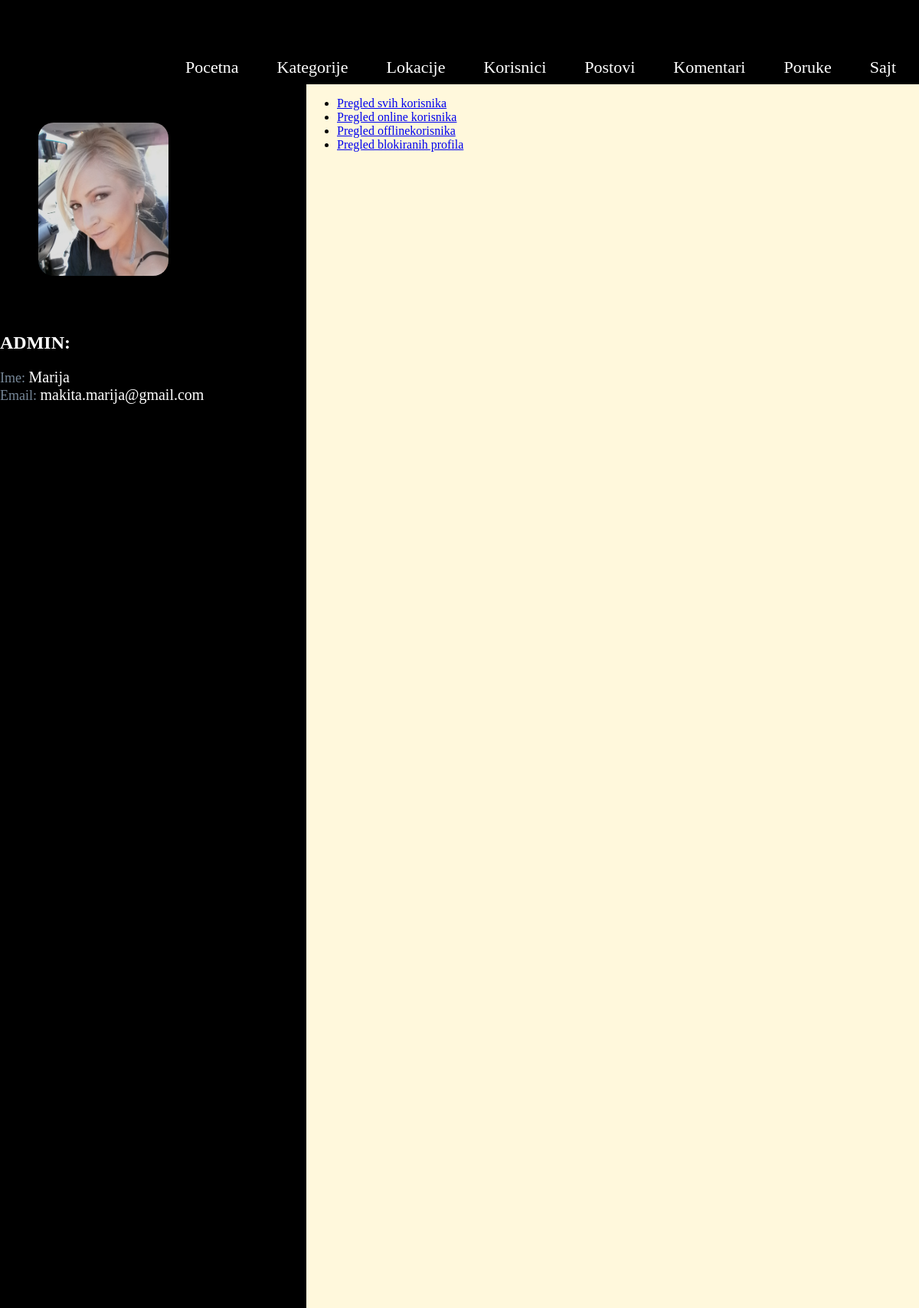
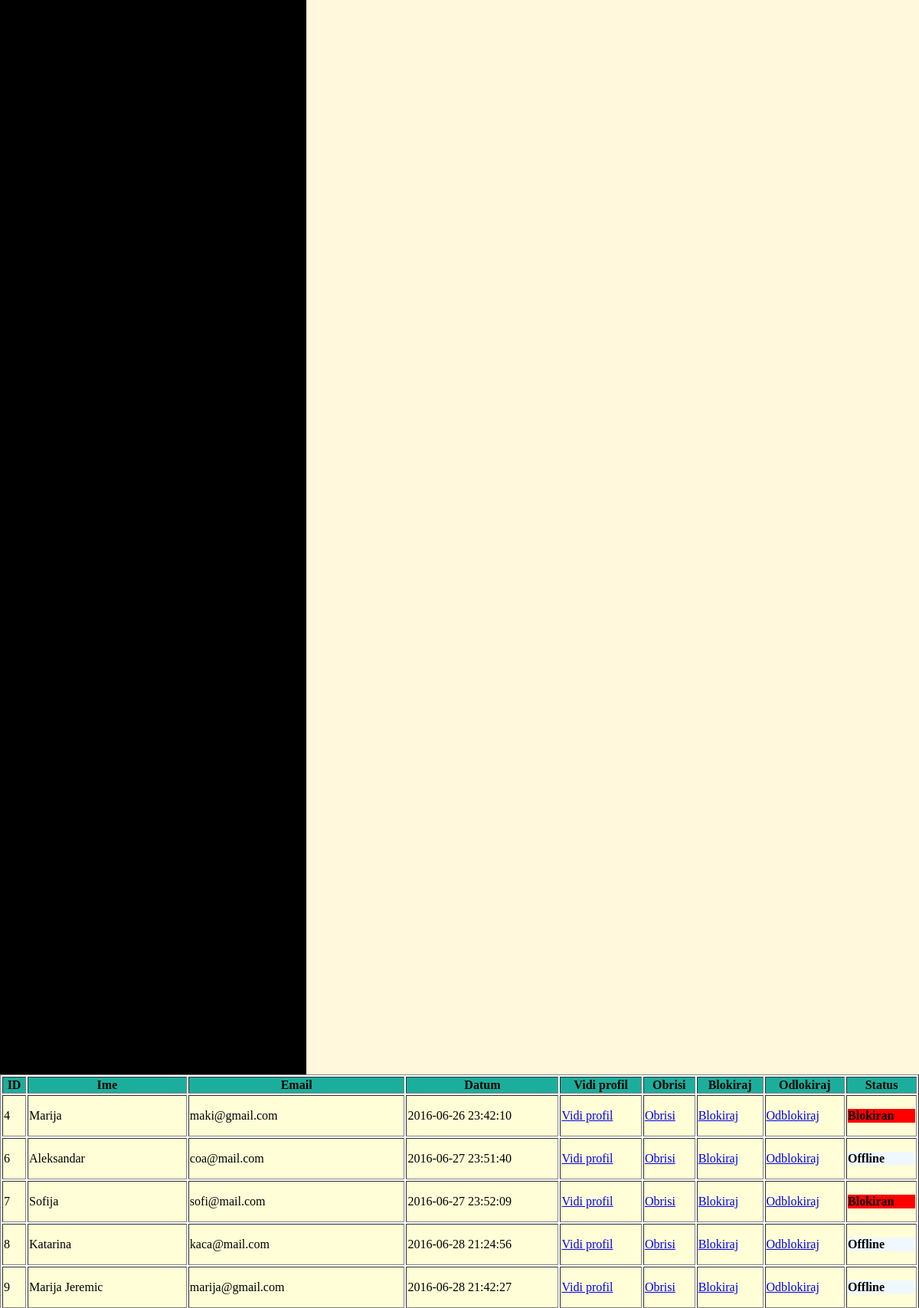
/admin/home.php?page=offlineusers (signed in, upper part), run on the app's committed database (2 pictures, top to bottom).
### tables this page shows
CREATE TABLE `user` (
  `id` int(11) NOT NULL,
  `name` varchar(255) NOT NULL,
  `email` varchar(255) NOT NULL,
  `password` varchar(255) NOT NULL,
  `date` timestamp NOT NULL DEFAULT CURRENT_TIMESTAMP,
  `admin` tinyint(4) NOT NULL DEFAULT '0',
  `status` tinyint(4) NOT NULL DEFAULT '0',
  `is_logged` tinyint(4) NOT NULL DEFAULT '0',
  `superadmin` tinyint(4) NOT NULL DEFAULT '0',
  `is_deleted` tinyint(4) NOT NULL DEFAULT '0',
  `is_blocked` tinyint(4) NOT NULL DEFAULT '0',
  `image` varchar(255) NOT NULL
);

### models/Connect.php (called while the page is built, shortened)
<?php
class Connect{
    private static $_instance = null;
    public static function getInstance(){
        if(is_null(self::$_instance)){
            self::$_instance = new PDO("mysql:host=127.0.0.1;dbname=openserbia", "root", "");
        }
        return self::$_instance;
    }
}

### models/Model.php (called while the page is built, shortened)
<?php
abstract class Model
{
    public function __construct()
    {
        $this->db = Connect::getInstance();
    }
}

### models/User.php (called while the page is built, shortened)
<?php
class User extends Model
{
    public function getUserById($id){
        $query = $this->db->prepare('SELECT * FROM user WHERE id=?;');
        if( $query && $query->execute([$id]) ) {
            $result = $query->fetch(PDO::FETCH_ASSOC);
            return $result;
        }
        return null;
    }
}

### admin/controllers/offlineusers.php (called while the page is built)
<?php
$users= new Admin();
$user=$users->getOfflineUsers();
include __DIR__ . '../../views/offlineusers.php';

### admin/models/Admin.php (called while the page is built, shortened)
<?php
class Admin extends Model
{
    public function getOfflineUsers()
    {
        $query = $this->db->prepare('SELECT * FROM user WHERE is_logged=0');
        if($query && $query->execute()){
            return $query->fetchAll(PDO::FETCH_ASSOC);
        }
        return null;
    }
}

### admin/views/offlineusers.php (the view)
<div class="admin_subnav">
    <ul>
        <li><a href="home.php?page=users">Pregled svih korisnika</a> </li>
        <li><a href="home.php?page=onlineusers">Pregled online korisnika</a> </li>
        <li><a href="home.php?page=offlineusers">Pregled offlinekorisnika</a> </li>
        <li><a href="home.php?page=blockedusers">Pregled blokiranih profila</a> </li>
    </ul>
</div>
<table border="1">
    <thead>
    <tr>
        <th>ID</th>
        <th>Ime</th>
        <th>Email</th>
        <th>Datum</th>
        <th>Vidi profil</th>
        <th>Obrisi</th>
        <th>Blokiraj</th>
        <th>Odlokiraj</th>
        <th>Status</th>
    </tr>
    </thead>
    <tbody>
    <?php foreach($user as $r){ ?>
        <tr>
            <td><?php echo $r['id'] ?></td>
            <td><?php echo $r['name'] ?></td>
            <td><?php echo $r['email'] ?></td>
            <td><?php echo $r['date'] ?></td>
            <td><a href="?page=profile&user_id=<?php echo $r['id']?>">Vidi profil</a></td>
            <td><a href="?page=delete&action=delete_user&user_id=<?php echo $r['id']?>" " >Obrisi</a></td>
            <td><a class='block ' href="?page=delete&action=block_user&user_id=<?php echo $r['id']?>" data-user-id="<?php echo $r['id']?> ">Blokiraj</a></td>
            <td><a  class='unblock' href="?page=delete&action=unblock_user&user_id=<?php echo $r['id']?>">Odblokiraj</a></td>
            <td>
                <?php
                if($r['is_blocked'] == 1){
                    echo "<p class='blocked'>Blokiran</p>";
                }elseif($r['is_logged'] == 1){
                    echo "<p class='online'>Online</p>";
                }elseif($r['is_logged'] == 0){
                    echo "<p class='offline'>Offline</p>";
                }
                ?>
            </td>
        </tr>
    <?php } ?>
    </tbody>
</table>

### admin/home.php (shortened to what this page needs)
<!DOCTYPE html>
<html>
<head>
    <link rel="stylesheet" type="text/css" href="../style.css">
</head>
<body>
<div id="wrapper">
<?php
    if($_SESSION['admin'] == 1) {
        $users = new User();
        $a = $users->getUserById($_SESSION['id']);
        ?>
        <div id="admin_header">
            <div class="nav" id="admin_nav">
                <ul>
                    <li><a href="home.php?page=home">Pocetna</a></li>
                    <li><a href="home.php?page=categories">Kategorije</a></li>
                    <li><a href="home.php?page=locations">Lokacije</a></li>
                    <li><a href="home.php?page=users">Korisnici</a></li>
                    <li><a href="home.php?page=posts">Postovi</a></li>
                    <li><a href="home.php?page=comments">Komentari</a></li>
                    <li><a href="home.php?page=inbox">Poruke</a></li>
                    <li><a href="../index.php">Sajt</a></li>
                </ul>
            </div>
        </div>
        <div class="content_admin">
            <div class="sidebar">
                <div class="nav">
                    <?php
                    echo "<img class='prof' src='../images/" . $a['image'] . "'><br>";
                    echo "<h2 class='admin'>ADMIN:</h2>";
                    echo "<span class='font'>Ime: </span><span class='admin_text'>" . $a['name'] . "</span><br>";
                    echo "<span class='font'>Email: </span><span class='admin_text'>" . $a['email'] . "</span><br>";
                    ?>
                </div>
            </div>
            <div class="main">
                <?php require_once __DIR__ . '/controllers/' . $_GET['page'] . '.php'; ?>
            </div>
        </div>
        <?php
    }else{
        echo "<p class='err_admin'>Ne mozete pristupiti stranici  ukoliko niste admin.</p>";
    }
?>
</div>
</body>
</html>

### style.css (style rules this page uses)
body { margin:0; padding: 0; font-family: Tahoma; }
table { width: 1200px; }
thead { background-color: rgb(28, 174, 156); }
td { height: 40px; background-color: rgb(255, 254, 214); }
#wrapper { clear: both; margin: 0 auto; }
.nav { float: left; }
.nav ul { margin: 0; padding-top: 200px; list-style: none; }
.nav ul li { float: left; position: relative; background-color: rgba(0, 0, 0, 0.7); border-radius: 15px 15px 0 0 ; margin-right: 10px; }
.nav ul li a { display: block; text-decoration: none; padding: 15px 20px; height: 18px; font-size: 22px; }
.nav ul li a:link, .nav ul li a:visited { color: #fff; }
#admin_header { height: 100px; color: black; }
#admin_nav { height: 100px; }
#admin_nav ul { padding-top: 60px; }
img.prof { margin: 50px; width:170px; height:200px; border-radius: 20px; }
.font { font-size: 18px; color: lightslategray; }
.content_admin { width: 100%; height: auto; }
.sidebar { width: 400px; float: left; background-color: black; height: 3000px; }
.main { background-color: cornsilk; height: 3000px; }
#admin_nav { background-color: black; float: right; }
#admin_header { background-color: black; height: 110px; }
.admin_text { color: white; font-size: 20px; }
h2.admin { color:white; }
.admin_subnav { overflow: hidden; }
.offline { color: black; font-weight: bold; background-color: aliceblue; }
.blocked { color: black; font-weight: bold; background-color: red; }

### data on the page
user: image (picture), name "Marija", email "makita.marija@gmail.com"
user: id "4", name "Marija", email "maki@gmail.com", date "2016-06-26 23:42:10", is_blocked "Blokiran"
user: id "6", name "Aleksandar", email "coa@mail.com", date "2016-06-27 23:51:40", is_blocked "Offline"
user: id "7", name "Sofija", email "sofi@mail.com", date "2016-06-27 23:52:09", is_blocked "Blokiran"
user: id "8", name "Katarina", email "kaca@mail.com", date "2016-06-28 21:24:56", is_blocked "Offline"
user: id "9", name "Marija Jeremic", email "marija@gmail.com", date "2016-06-28 21:42:27", is_blocked "Offline"
